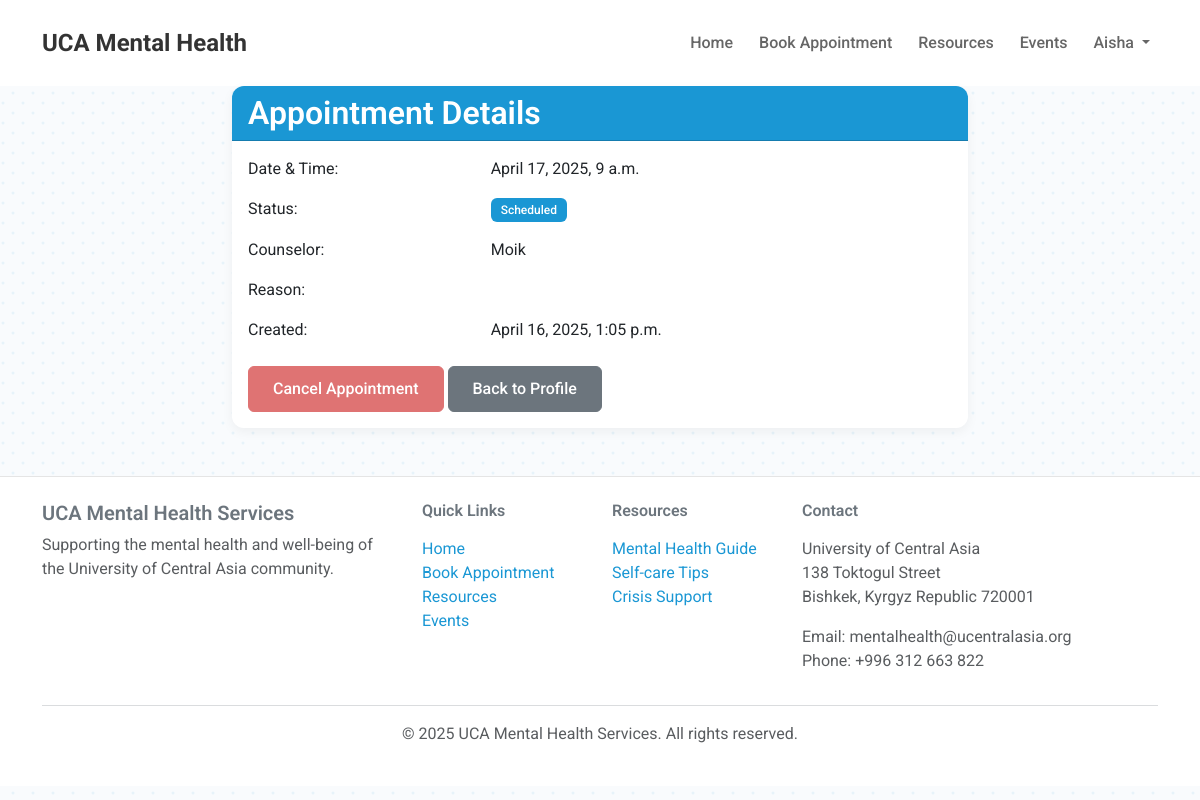
Page /appointments/view/1/ (signed in) on the earlier database version.
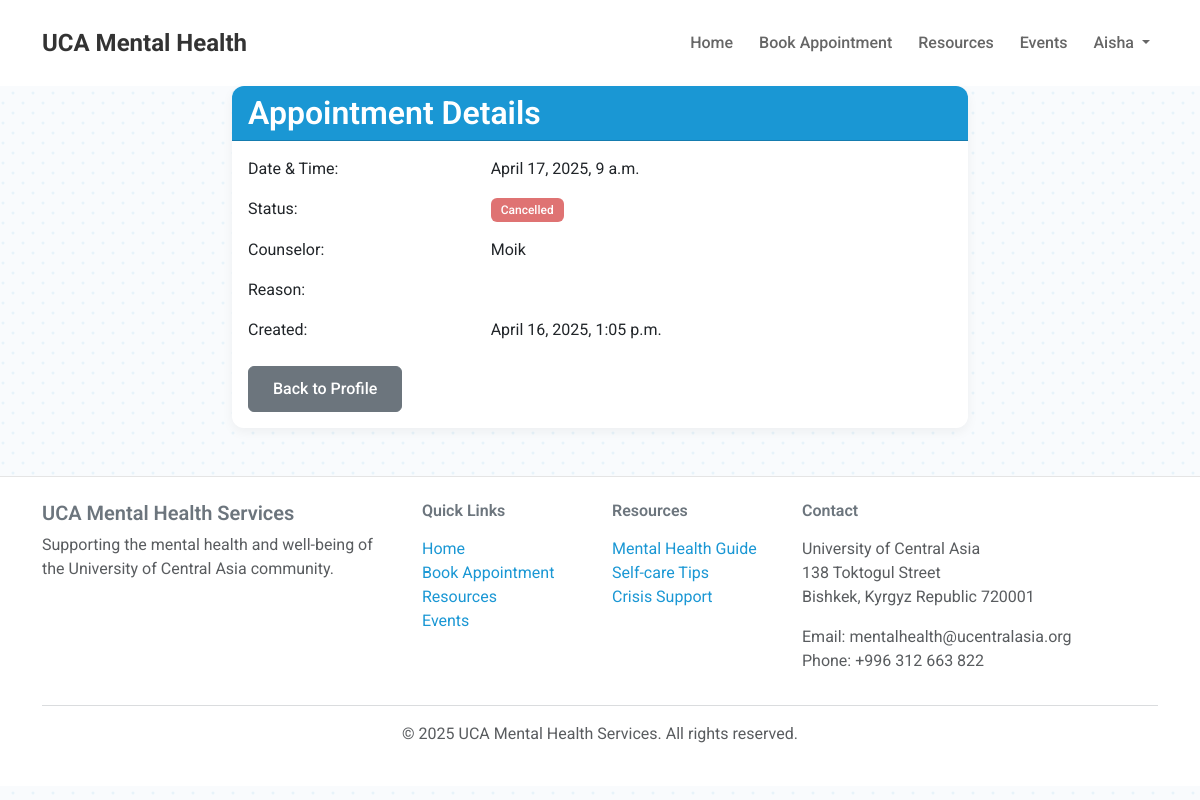
Same page on the later database version.
### accounts/models.py (models this page shows, shortened)
class User(AbstractUser):
    USER_TYPE_CHOICES = (
        ('student', 'Student'),
        ('faculty', 'Faculty'),
        ('staff', 'Staff'),
        ('counselor', 'Counselor'),
    )
    username = models.CharField(
        _('username'),
        max_length=150,
        help_text=_('Required. 150 characters or fewer. Letters, digits and @/./+/-/_ only.'),
        validators=[AbstractUser.username_validator],
        error_messages={
            'unique': _("A user with that username already exists."),
        },
    )
    email = models.EmailField(_('email address'), unique=True)
    user_type = models.CharField(max_length=20, choices=USER_TYPE_CHOICES)
    phone_number = models.CharField(max_length=15, blank=True, null=True)
    objects = CustomUserManager()
    USERNAME_FIELD = 'email'
    REQUIRED_FIELDS = ['username']  # Email is required by default

### appointments/models.py (models this page shows, shortened)
class Appointment(models.Model):
    STATUS_CHOICES = (
        ('scheduled', 'Scheduled'),
        ('cancelled', 'Cancelled'),
        ('completed', 'Completed'),
    )
    user = models.ForeignKey(User, on_delete=models.CASCADE, related_name='user_appointments')
    counselor = models.ForeignKey(User, on_delete=models.CASCADE, related_name='counselor_appointments',
                                limit_choices_to={'user_type': 'counselor'})
    date_time = models.DateTimeField()
    status = models.CharField(max_length=20, choices=STATUS_CHOICES, default='scheduled')
    reason = models.TextField(help_text="Brief description of the reason for appointment", blank=True, null=True)  # Make it optional
    cancellation_reason = models.TextField(blank=True, null=True)  # Add cancellation reason
    notes = models.TextField(blank=True, null=True)
    created_at = models.DateTimeField(auto_now_add=True)

### appointments/views.py (the view)
# urls.py: path('view/<int:appointment_id>/', views.view_appointment, name='view_appointment'),
@login_required
def view_appointment(request, appointment_id):
    if request.user.user_type == 'counselor':
        appointment = get_object_or_404(Appointment, id=appointment_id, counselor=request.user)
    else:
        appointment = get_object_or_404(Appointment, id=appointment_id, user=request.user)
    context = {
        'appointment': appointment,
    }
    return render(request, 'appointments/view_appointment.html', context)

### templates/appointments/view_appointment.html (shortened to what this page needs)
{% extends 'base.html' %}
{% block content %}
<div class="container">
    <div class="row">
        <div class="col-md-8 offset-md-2">
            <div class="card">
                <div class="card-header bg-primary text-white">
                    <h2 class="card-title mb-0">Appointment Details</h2>
                </div>
                <div class="card-body">
                    <div class="row mb-3">
                        <div class="col-md-4 font-weight-bold">Date & Time:</div>
                        <div class="col-md-8">{{ appointment.date_time }}</div>
                    </div>
                    <div class="row mb-3">
                        <div class="col-md-4 font-weight-bold">Status:</div>
                        <div class="col-md-8">
                            <span class="badge {% if appointment.status == 'scheduled' %}bg-primary{% elif appointment.status == 'completed' %}bg-success{% else %}bg-danger{% endif %}">
                                {{ appointment.get_status_display }}
                            </span>
                        </div>
                    </div>
                    <div class="row mb-3">
                        <div class="col-md-4 font-weight-bold">
                            {% if user.user_type == 'counselor' %}
                                Student:
                            {% else %}
                                Counselor:
                            {% endif %}
                        </div>
                        <div class="col-md-8">
                            {% if user.user_type == 'counselor' %}
                                {{ appointment.user.get_full_name|default:appointment.user.username }}
                            {% else %}
                                {{ appointment.counselor.get_full_name|default:appointment.counselor.username }}
                            {% endif %}
                        </div>
                    </div>
                    <div class="row mb-3">
                        <div class="col-md-4 font-weight-bold">Reason:</div>
                        <div class="col-md-8">{{ appointment.reason }}</div>
                    </div>
                    <div class="row mb-3">
                        <div class="col-md-4 font-weight-bold">Created:</div>
                        <div class="col-md-8">{{ appointment.created_at }}</div>
                    </div>
                    <div class="mt-4">
                        {% if appointment.status == 'scheduled' %}
                            <a href="{% url 'appointments:cancel_appointment' appointment.id %}" class="btn btn-danger">Cancel Appointment</a>
                        {% endif %}
                        {% if user.user_type == 'counselor' %}
                            <a href="{% url 'accounts:counselor_dashboard' %}" class="btn btn-secondary">Back to Dashboard</a>
                        {% else %}
                            <a href="{% url 'accounts:profile' %}" class="btn btn-secondary">Back to Profile</a>
                        {% endif %}
                    </div>
                </div>
            </div>
        </div>
    </div>
</div>
{% endblock %}

### templates/base.html (shortened to what this page needs)
<!DOCTYPE html>
<html lang="en">
<head>
    <link href="https://cdn.jsdelivr.net/npm/bootstrap@5.3.0-alpha1/dist/css/bootstrap.min.css" rel="stylesheet">
    <link href="https://cdnjs.cloudflare.com/ajax/libs/font-awesome/6.5.1/css/all.min.css" rel="stylesheet">
    <link href='https://cdn.jsdelivr.net/npm/fullcalendar@5.11.3/main.min.css' rel='stylesheet' />
    {% load static %}
    <link rel="stylesheet" href="{% static 'css/style.css' %}">
</head>
<body>
    <nav class="navbar navbar-expand-lg">
        <div class="container">
            <a class="navbar-brand" href="{% url 'accounts:home' %}">UCA Mental Health</a>
            <div class="collapse navbar-collapse" id="navbarNav">
                <ul class="navbar-nav ms-auto">
                    <li class="nav-item">
                        <a class="nav-link" href="{% url 'accounts:home' %}">Home</a>
                    </li>
                    {% if user.is_authenticated %}
                        {% if user.user_type == 'counselor' %}
                        <li class="nav-item">
                            <a class="nav-link" href="{% url 'appointments:counselor_appointments_list' %}">Appointments</a>
                        </li>
                        {% else %}
                        <li class="nav-item">
                            <a class="nav-link" href="{% url 'appointments:booking_calendar' %}">Book Appointment</a>
                        </li>
                        {% endif %}
                    {% else %}
                    <li class="nav-item">
                        <a class="nav-link" href="{% url 'appointments:booking_calendar' %}">Book Appointment</a>
                    </li>
                    {% endif %}
                    <li class="nav-item">
                        <a class="nav-link" href="{% url 'resources:resource_list' %}">Resources</a>
                    </li>
                    <li class="nav-item">
                        <a class="nav-link" href="{% url 'news:event_list' %}">Events</a>
                    </li>
                    {% if user.is_authenticated %}
                    <li class="nav-item dropdown">
                        <a class="nav-link dropdown-toggle" href="#" id="navbarDropdown" role="button" data-bs-toggle="dropdown">
                            {{ user.username }}
                        </a>
                    </li>
                    {% endif %}
                </ul>
            </div>
        </div>
    </nav>
    <main>
        {% block content %}{% endblock %}
    </main>
    <footer class="py-4 mt-5">
        <div class="container">
            <div class="row">
                <div class="col-md-4">
                    <h5>UCA Mental Health Services</h5>
                    <p class="text-muted">Supporting the mental health and well-being of the University of Central Asia community.</p>
                </div>
                <div class="col-md-2">
                    <h6 class="mb-3">Quick Links</h6>
                    <ul class="list-unstyled">
                        <li><a href="{% url 'accounts:home' %}">Home</a></li>
                        <li><a href="{% url 'appointments:booking_calendar' %}">Book Appointment</a></li>
                        <li><a href="{% url 'resources:resource_list' %}">Resources</a></li>
                        <li><a href="{% url 'news:event_list' %}">Events</a></li>
                    </ul>
                </div>
                <div class="col-md-2">
                    <h6 class="mb-3">Resources</h6>
                    <ul class="list-unstyled">
                        <li><a href="#">Mental Health Guide</a></li>
                        <li><a href="#">Self-care Tips</a></li>
                        <li><a href="#">Crisis Support</a></li>
                    </ul>
                </div>
                <div class="col-md-4">
                    <h6 class="mb-3">Contact</h6>
                    <address class="text-muted">
                        <p>University of Central Asia<br>
                        138 Toktogul Street<br>
                        Bishkek, Kyrgyz Republic 720001</p>
                        <p>Email: mentalhealth@ucentralasia.org<br>
                        Phone: +996 312 663 822</p>
                    </address>
                </div>
            </div>
            <hr>
            <div class="text-center">
                <p class="text-muted">© {% now "Y" %} UCA Mental Health Services. All rights reserved.</p>
            </div>
        </div>
    </footer>
</body>
</html>

### static/css/style.css (style rules this page uses)
:root { --primary-color: #1a97d4; --primary-dark: #0d85c0; --secondary-color: #6c757d; --accent-color: #f3c397; --success-color: #6abf69; --warning-color: #e0ad68; --danger-color: #df7373; --light-color: #f8f9fa; --dark-color: #333333; --text-dark: #333333; --text-muted: #6c757d; --text-light: #f8f9fa; --bg-subtle: #e6f7ff; --accent-subtle: #f3f9fd; }
body { min-height: 100vh; display: flex; flex-direction: column; font-family: 'Roboto', 'Segoe UI', system-ui, -apple-system, sans-serif; color: var(--text-dark); background-color: #f9fbfd; background-image: var(--pattern-dots); overflow-x: hidden; visibility: hidden; }
footer { margin-top: auto; border-top: 1px solid rgba(0,0,0,0.1); }
h1, h2, h3, h4, h5, h6 { font-weight: 600; }
.bg-primary { background-color: var(--primary-color) !important; }
.bg-danger { background-color: var(--danger-color) !important; }
.btn { padding: 10px 24px; border-radius: 6px; font-weight: 500; transition: all 0.3s; }
.btn-secondary { background-color: #6c757d; border-color: #6c757d; color: white; }
.card { border: none; border-radius: 12px; box-shadow: 0 4px 12px rgba(0, 0, 0, 0.05); transition: transform 0.2s ease, box-shadow 0.2s ease; overflow: hidden; background-color: white; }
.card-header.bg-primary { background-color: var(--primary-color) !important; }
.navbar { box-shadow: none; background-color: white !important; padding: 20px 0; }
.navbar-brand { font-weight: 700; font-size: 1.5rem; color: var(--text-dark); }
.navbar-nav { gap: 10px; }
.navbar-nav .nav-link { font-weight: 500; color: #666; padding: 6px 12px; transition: color 0.3s; }
.badge { font-weight: 500; padding: 6px 10px; border-radius: 6px; }
.badge.bg-danger { background-color: var(--danger-color) !important; }
footer { background-color: white !important; color: var(--text-muted); padding: 40px 0 20px; }
footer a { color: var(--primary-color); text-decoration: none; }
.animate-fadeIn { animation: fadeIn 0.5s ease-out forwards; }
a { color: var(--primary-color); }
.btn { position: relative; overflow: hidden; }

### templates/base.html (style rules this page uses)
body { visibility: visible; }
main { opacity: 1; transition: opacity 0.3s ease-in-out; }

Differences in the rows shown:
changed Appointment "Moik": status "Scheduled" → "Cancelled"
Other differences:
text no longer shown: "Cancel Appointment"
